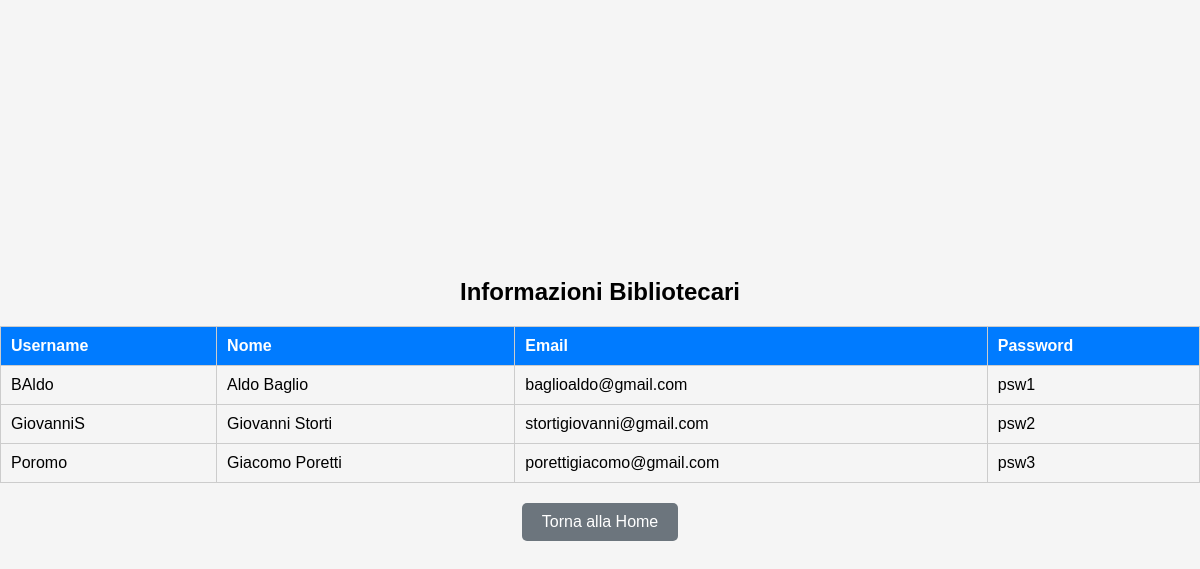
The app's page /areaRiservata.php with its own data.
### tables this page shows
CREATE TABLE IF NOT EXISTS bibliotecari (
    id INT AUTO_INCREMENT PRIMARY KEY,
    username VARCHAR(255) NOT NULL,
    nome VARCHAR(255) NOT NULL,
    email VARCHAR(255) NOT NULL,
    psw VARCHAR(255) NOT NULL
);

### areaRiservata.php (the view, shortened to what this page needs)
<!DOCTYPE html>
<html lang="it">
<head>
</head>
<body>
    <?php
    include './connectToDB.php';
    $query = "SELECT * from bibliotecari";
    $exec = $conn->query($query);
    if ($exec->rowCount() > 0) {
    while ($result = $exec->fetch(PDO::FETCH_ASSOC)) {
        $results[] = $result;
    }
    echo "<h2>Informazioni Bibliotecari</h2>";
    echo "<table>";
    echo "<tr><th>Username</th><th>Nome</th><th>Email</th><th>Password</th></tr>";
    foreach ($results as $r) {
        echo "<tr><td>" . $r['username'] . "</td><td>" . $r['nome'] . "</td><td>" . $r['email'] . "</td><td>" . $r['psw'] . "</td></tr>";
    }
    echo "</table>";
    echo '<a href="index.php" class="home-btn">Torna alla Home</a>';
    } else {
        echo "Nessun bibliotecario trovato.";
    }
    ?>
    </body>
</html>

### areaRiservata.php (style rules this page uses)
body { display: flex; flex-direction: column; align-items: center; justify-content: center; height: 100vh; margin: 0; font-family: Arial, sans-serif; background-color: #f5f5f5; }
h2 { margin-bottom: 20px; }
table { width: 100%; border-collapse: collapse; margin-bottom: 20px; }
table, th, td { border: 1px solid #ccc; }
th, td { padding: 10px; text-align: left; }
th { background-color: #007BFF; color: white; }
.home-btn { display: inline-block; padding: 10px 20px; background-color: #6c757d; color: white; text-decoration: none; border-radius: 5px; font-size: 16px; }

### records on screen
bibliotecari: username "BAldo", nome "Aldo Baglio", email "baglioaldo@gmail.com", psw "psw1"
bibliotecari: username "GiovanniS", nome "Giovanni Storti", email "stortigiovanni@gmail.com", psw "psw2"
bibliotecari: username "Poromo", nome "Giacomo Poretti", email "porettigiacomo@gmail.com", psw "psw3"
